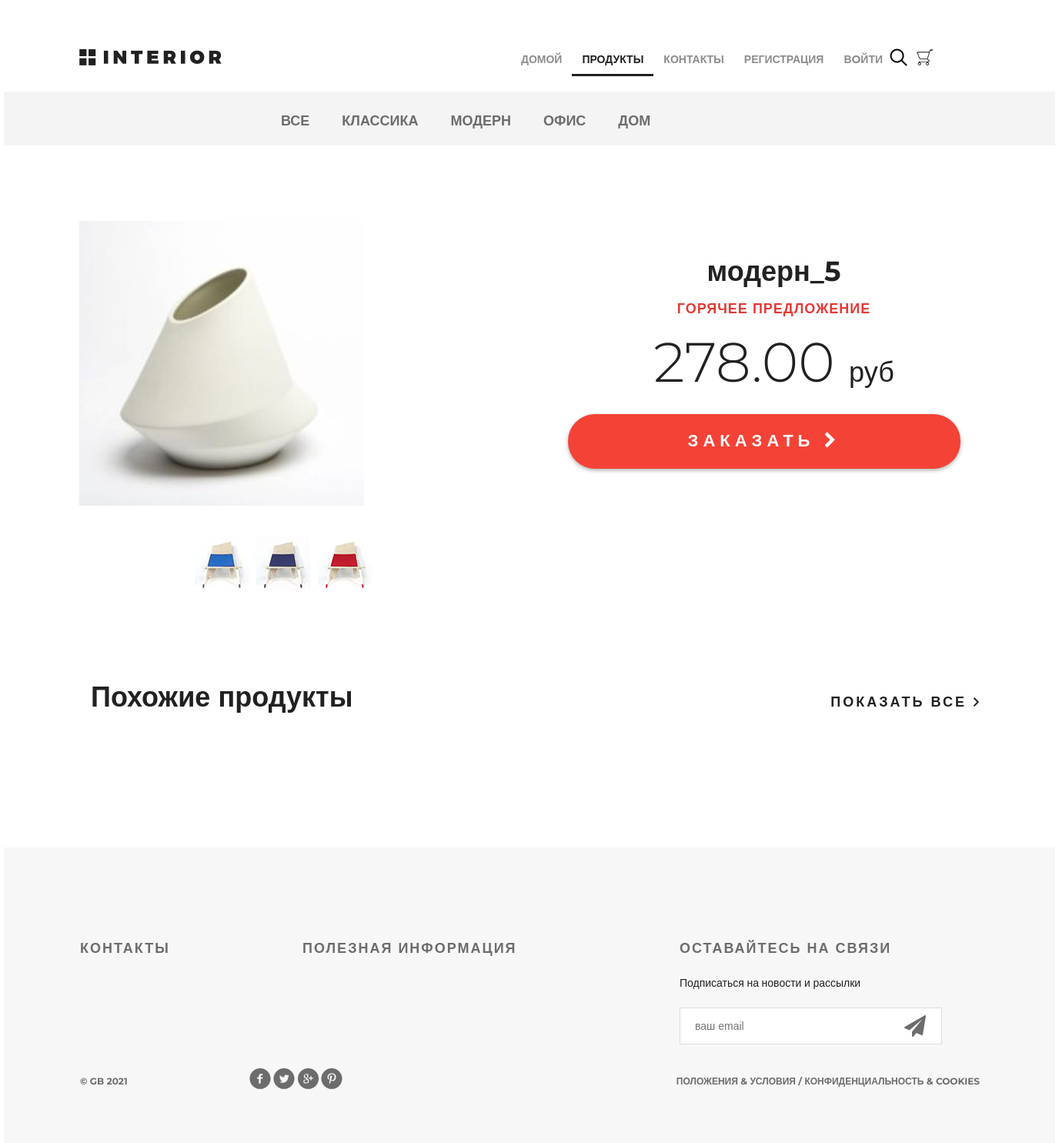
Screenshot of /products/ with the database file from the repository.
### mainapp/models.py (models this page shows, shortened)
class ProductCategory(models.Model):
    name = models.CharField(max_length=64, unique=True,
                            verbose_name='название')
    description = models.TextField(verbose_name='описание')
    is_active = models.BooleanField(default=True)
    class Meta:
        verbose_name = 'категория'
        verbose_name_plural = 'категории'
        ordering = ('-id',)

class Product(models.Model):
    category = models.ForeignKey(
        ProductCategory, on_delete=models.CASCADE, verbose_name='категория')
    name = models.CharField(max_length=128, verbose_name='название продукта')
    image = models.ImageField(upload_to='products_images',
                              blank=True, verbose_name='картинка')
    short_desc = models.CharField(
        max_length=255, blank=True, verbose_name='краткое описание продукта')
    description = models.TextField(
        blank=True, verbose_name='описание продукта')
    price = models.DecimalField(
        decimal_places=2, max_digits=10, default=0, verbose_name='цена продукта')
    quantity = models.PositiveSmallIntegerField(
        default=0, verbose_name='количество')
    is_active = models.BooleanField(default=True)

### mainapp/views.py (the view, shortened to what this page needs)
# urls.py: path('products/', include('mainapp.urls', namespace='products')),
def products(request, pk=None, page=1):
    hot_product = get_hot_product()
    same_products = get_same_products(hot_product)
    context = {
        'title': 'Продукты',
        'links_menu': get_product_categories(),
        'hot_product': hot_product,
        'same_products': same_products,
    }
    return render(request, 'mainapp/products.html', context=context)

### mainapp/context_processors.py (called while the page is built)
def basket(request):
    basket_items = []
    if request.user.is_authenticated:
        basket_items = Basket.objects.filter(user=request.user)
    return {
        'basket': basket_items
    }

### mainapp/views.py (called while the page is built)
def get_hot_product():
    return random.sample(list(Product.objects.all()), 1)[0]

def get_same_products(hot_product):
    return Product.objects.all().filter(category=hot_product.category).exclude(pk=hot_product.pk)[:3]

def get_product_categories():
    return ProductCategory.objects.all()

### mainapp/templates/mainapp/products.html (shortened to what this page needs)
{% extends 'mainapp/base.html' %}
{% load static %}
{% block menu %}
	<div class="hero-white">
		<div class="header clearfix">
			{% include 'mainapp/includes/inc_main_menu.html' %}
		</div>
	</div>
{% endblock menu %}
{% block content %}
	<div class="details">
		<div class="links clearfix">
			{% include 'mainapp/includes/inc_categories_menu.html' %}
		</div>
		<div class="details-products">
			<div class="details-slider">
				<div class="slider-product">
					<img src="/media/{{ hot_product.image }}">
				</div>
				<div class="slider-control">
					<div class="block">
						<a href="#"><img src="{% static 'img/controll.jpg' %}" alt="">
						</a>
					</div>
					<div class="block">
						<a href="#"><img src="{% static 'img/controll1.jpg' %}" alt="">
						</a>
					</div>
					<div class="block">
						<a href="#"><img src="{% static 'img/controll2.jpg' %}" alt="">
						</a>
					</div>
				</div>
			</div>
			<div class="description">
				<h3 class="big-bold">{{ hot_product.name }}</h3>
				<h3 class="red">горячее предложение</h3>
				<p class="price"> {{ hot_product.price|floatformat:2 }} <span>руб</span></p>
				<a href="{% url 'basket:add' hot_product.pk %}" class="red-button">
					заказать <i class="fa fa-chevron-right" aria-hidden="true"></i>
				</a>
			</div>
		</div>
		<div class="related">
			<div class="title clearfix">
				<h2>Похожие продукты</h2>
				<a class="explore" href="#">показать все <img src="{% static 'img/arrow.png' %}" alt=""></a>
			</div>
		</div>
	</div>
{% endblock content %}

### mainapp/templates/mainapp/includes/inc_categories_menu.html
<ul class="links-menu">
    <li>
        <a href="{% url 'products:category' 0 %}"
            {% if request.resolver_match.kwargs.pk == 0 %}class="active"{% endif %}>
            все
        </a>
    </li>
    {% for link_item in links_menu %}
        {% if link_item.is_active %}
            <li>
                <a href="{% url 'products:category' link_item.pk %}"
                    {% if request.resolver_match.kwargs.pk|add:'0' == link_item.pk and not 'product' in request.resolver_match.url_name %}class="active"{% endif %}>
                    {{ link_item.name }}
                </a>
            </li>
        {% endif %}
    {% endfor %}
</ul>

### static/css/style.css (style rules this page uses)
* { margin: 0; padding: 0; }
body { font-family: 'Montserrat', sans-serif; }
html, body { height: 100%; }
.slider-control .block a img { width: 70px; }
.clearfix:after { content: ""; display: block; clear: both; }
.explore { text-transform: uppercase; color: #212121; font-size: 18px; font-weight: 700; line-height: 24px; text-align: center; float: right; margin-top: 138px; letter-spacing: 3px; text-decoration: none; }
.big-bold { color: #212121; font-size: 36px; font-weight: 700; text-align: left; margin-bottom: 24px; line-height: 36px; }
.title { height: 152px; margin-right: 15px; }
.title h2 { float: left; margin-top: 118px; color: #212121; font-size: 36px; font-weight: 700; text-align: left; margin-left: 15px; }
.red { text-transform: uppercase; color: #e53935; font-size: 18px; font-weight: 700; text-align: left; letter-spacing: 1px; line-height: 17px; margin-bottom: 22px; }
.hero-white { background-color: #fff; height: 119px; padding-left: 98px; padding-right: 211px; position: relative; }
.links { height: 70px; background-color: #f4f4f4; position: relative; padding-left: 360px; }
.links-menu { margin: 27px auto 0px; position: absolute; }
.links-menu li { float: left; list-style-type: none; padding-right: 42px; }
.links-menu li a { text-decoration: none; color: #6c6c6c; font-size: 18px; font-weight: 700; text-transform: uppercase; }
.details-products { padding-left: 98px; padding-right: 98px; margin-top: 98px; height: 551px; }
.details-slider { width: 570px; float: left; margin-right: 30px; }
.slider-product { width: 570px; height: 400px; }
.slider-control { width: 420px; height: 70px; margin: 11px auto 0px; padding-left: 150px }
.slider-control .block { height: 70px; width: 70px; position: relative; float: left; margin-right: 10px; }
.description { width: 535px; float: right; padding-left: 35px }
.description .big-bold { color: #212121; font-size: 36px; font-weight: 700; text-align: center; margin-top: 47px; margin-bottom: 0px; }
.description .red { text-transform: uppercase; color: #e53935; font-size: 18px; font-weight: 700; text-align: center; letter-spacing: 1px; line-height: 17px; margin-top: 23px; margin-bottom: 36px; }
.description .price { color: #212121; font-size: 72px; font-weight: 300; line-height: 48px; text-align: center; }
.description .price span { color: #212121; font-size: 36px; font-weight: 300; line-height: 48px; text-align: center; }
.red-button { display: block; height: 71px; width: 510px; border-radius: 35px; background-color: #f44336; text-align: center; text-transform: uppercase; text-decoration: none; color: #ffffff; font-size: 22px; font-weight: 700; line-height: 24px; box-shadow: 0px 2px 4.85px 0.15px rgba(33, 33, 33, 0.35); line-height: 70px; letter-spacing: 6px; margin-top: 31px; }
.related { padding: 0px 98px; }
.related .title { height: 143px; margin-right: 0; }
.related .title h2 { margin-top: 45px; }
.related .title .explore { margin-top: 62px; }

### rows the page displays
ProductCategory: name "КЛАССИКА"
ProductCategory: name "МОДЕРН"
ProductCategory: name "ОФИС"
ProductCategory: name "ДОМ"
Product: image (picture), name "модерн_5", price "278.00"
